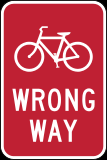
#> input picture sample_images/Bicycle_wrong_way.png, 107 x 160 px
$ python ImageSharpener.py sample_images out
#> lines starting #> are read from the running program, lines starting #| are printed output that depends on the picture
# Copyright 2022 antillia.com Toshiyuki Arai
#
# Licensed under the Apache License, Version 2.0 (the "License");
# you may not use this file except in compliance with the License.
# You may obtain a copy of the License at
#
#    http://www.apache.org/licenses/LICENSE-2.0
#
# Unless required by applicable law or agreed to in writing, software
# distributed under the License is distributed on an "AS IS" BASIS,
# WITHOUT WARRANTIES OR CONDITIONS OF ANY KIND, either express or implied.
# See the License for the specific language governing permissions and
# limitations under the License.
#

# ImageSharpener.py


import os
import sys
import glob

import cv2

import numpy as np
import traceback


class ImageSharpener:
  def __init__(self):
    pass

  def run(self, images_dir, output_dir):
#> called with images_dir = 'sample_images', output_dir = 'out'
    ks = [2, 3, 4, 5, 6]
    png_files = glob.glob(images_dir + "/*.png")
    jpg_files = glob.glob(images_dir + "/*.jpg")
    image_files = png_files + jpg_files
    for image_file in image_files:
      basename = os.path.basename(image_file)

      for k in ks:
        output_image_file = os.path.join(output_dir, str(k) + "_" + basename)

        self.sharpen(image_file, k, output_image_file)
#> in sharpen, img_src is the input picture: shape (160, 107, 3); mean B, G, R 92.8, 78.6, 197.8
#> in sharpen, `img_tmp = cv2.filter2D(img_src, -1, matrix)`:
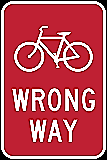
#> img_tmp: shape (160, 107, 3); mean B, G, R 86.4, 74.7, 186.7
#> pass 2 of the loop in run, `for image_file in image_files:`:
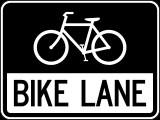
#> input picture sample_images/Bike_lane.png, 160 x 120 px
#> in sharpen, img_src is the input picture: shape (120, 160, 3); min 0, max 255, mean 87
#> in sharpen (call 6), `img_tmp = cv2.filter2D(img_src, -1, matrix)`:
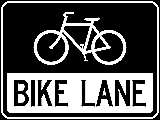
#> img_tmp: shape (120, 160, 3); min 0, max 255, mean 87.9


  def sharpen(self, image_file, k, output_image_file):

    matrix = np.array([[0, -k,           0],
                        [-k, 1 + 4 * k, -k],
                        [0, -k,          0]])

    img_src = cv2.imread(image_file, 3)

    img_tmp = cv2.filter2D(img_src, -1, matrix)
    sharpened = cv2.convertScaleAbs(img_tmp)
    cv2.imwrite(output_image_file, sharpened)

    cv2.imshow("Show SHAPE Image", sharpened)
    cv2.waitKey(0)
    cv2.destroyAllWindows()


if __name__ == "__main__":
  input_dir  = ""
  outout_dir = ""

  try:
    if len(sys.argv) == 3:
      input_dir  = sys.argv[1]
      output_dir = sys.argv[2]

    if not os.path.exists(input_dir):
      raise Exception("Not found " + input_dir)
    if not os.path.exists(output_dir):
      os.makedirs(output_dir)

    sharpener = ImageSharpener()
    sharpener.run(input_dir, output_dir)

  except:
    traceback.print_exc()
